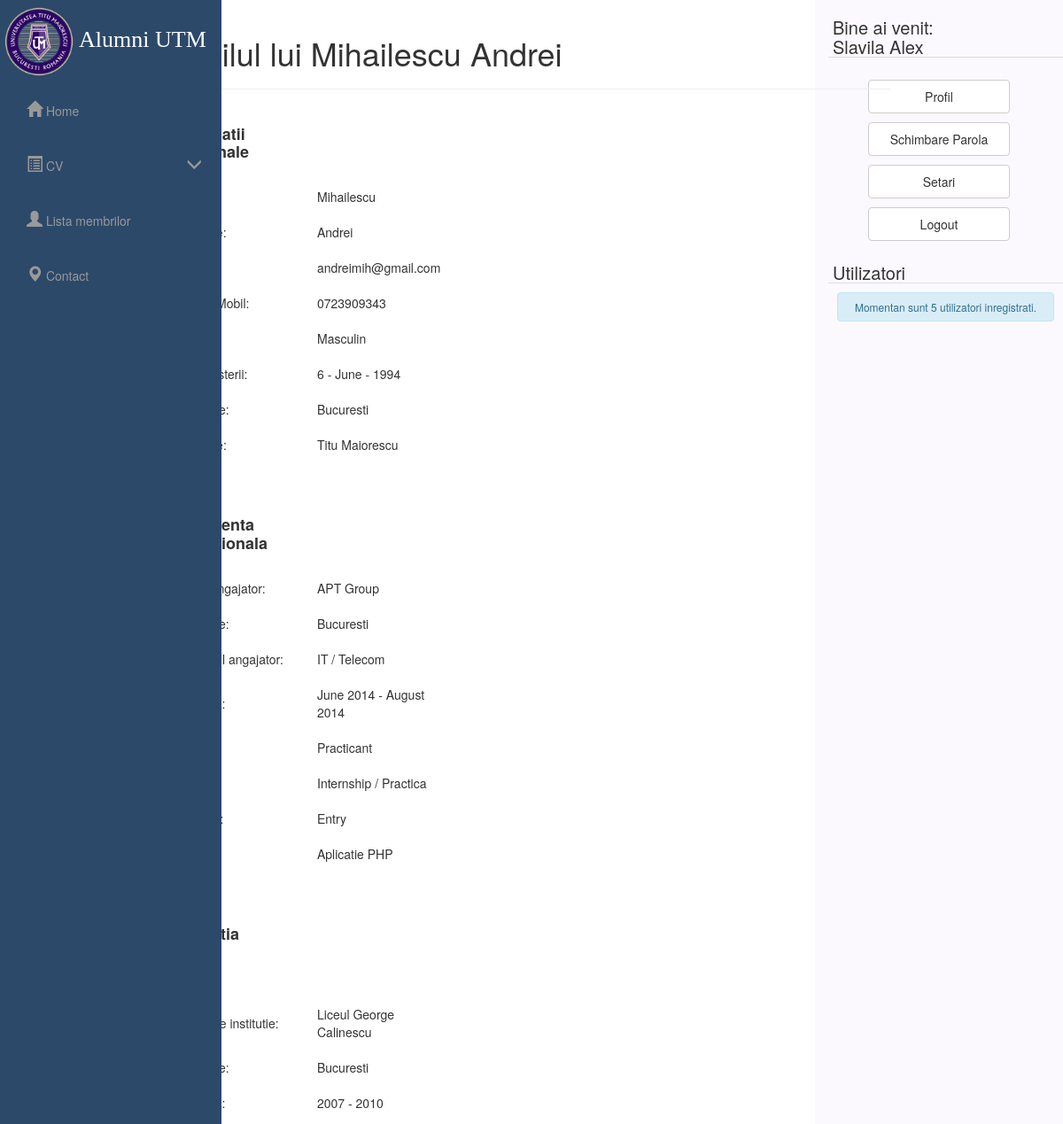
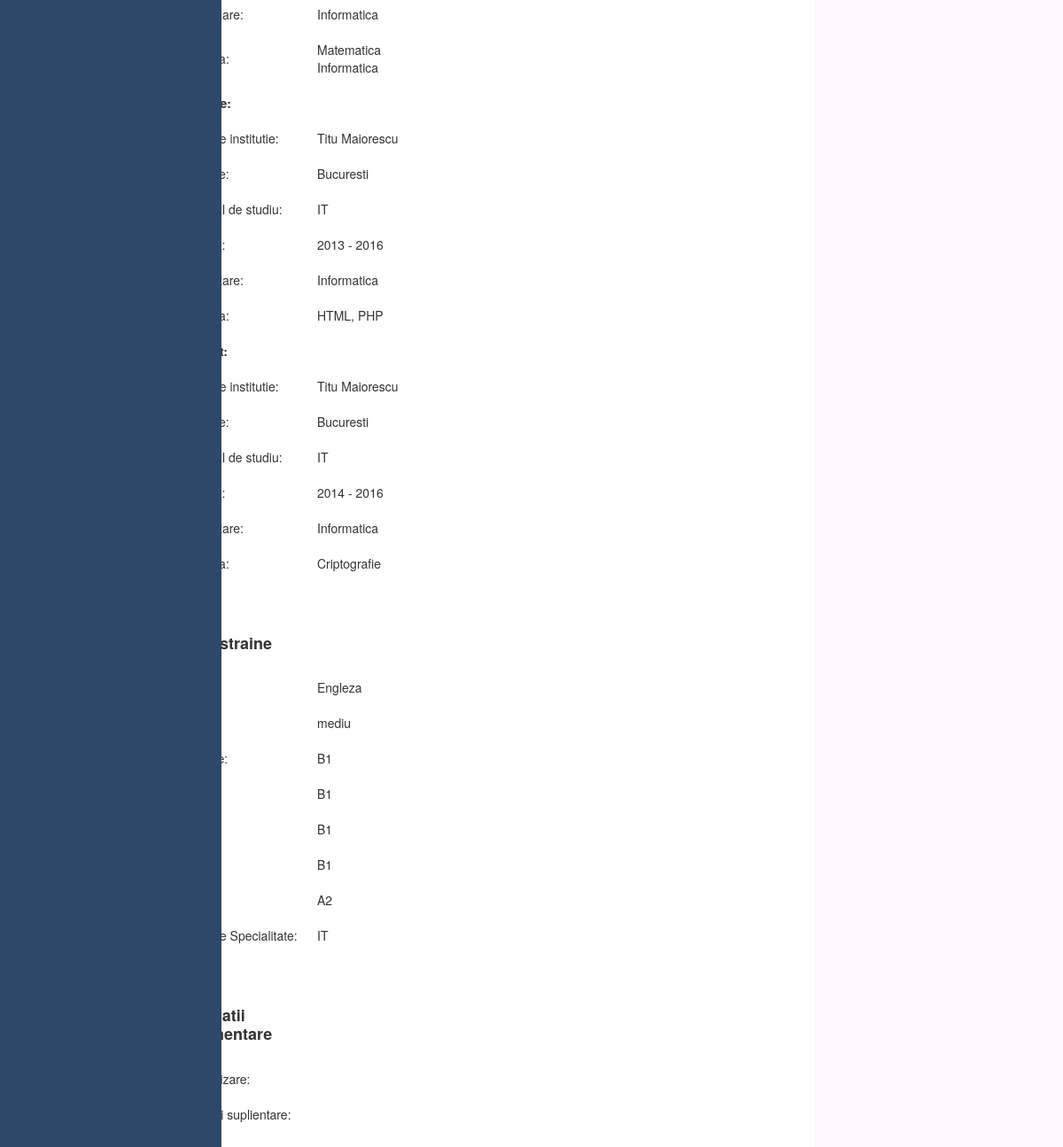
Page /lr/andrei (signed in) on the committed database (2 pictures, top to bottom).
### tables this page shows
CREATE TABLE `users` (
  `user_id` int(11) NOT NULL,
  `username` varchar(32) NOT NULL,
  `password` varchar(32) NOT NULL,
  `first_name` varchar(32) NOT NULL,
  `initiala_tata` varchar(5) NOT NULL,
  `last_name` varchar(32) NOT NULL,
  `email` varchar(1024) NOT NULL,
  `CNP` varchar(20) NOT NULL,
  `active` int(11) NOT NULL DEFAULT '1',
  `type` int(1) NOT NULL DEFAULT '0'
);

### lr/core/functions/users.php (called while the page is built, shortened)
<?php
function user_data($user_id){
	$host = 'localhost';
	$dbname = 'licenta';
	$user = 'root';
	$pass = '';
	try {
		$connection = new PDO('mysql:host='.$host.';dbname='.$dbname,$user,$pass);
	}catch(PDOException $e){
		die($e->getCode());
	}
	$user_id = (int)$user_id;
	$func_num_args = func_num_args();
	$func_get_args = func_get_args();
	if ($func_num_args > 1) {
		unset($func_get_args[0]);
		$fields = '' . implode(', ', $func_get_args) . '';
		$conn = $connection->prepare("SELECT $fields FROM users WHERE user_id = :user_id");
		$conn->bindParam(':user_id', $user_id, PDO::PARAM_STR);
		$conn->execute();
		$data = $conn->fetch(PDO::FETCH_OBJ);
		return ($data);
	}
}
function user_exists($username) {
	$username=sanitize($username);
	$host = 'localhost';
	$dbname = 'licenta';
	$user = 'root';
	$pass = '';
	try {
		$connection = new PDO('mysql:host='.$host.';dbname='.$dbname,$user,$pass);
	}catch(PDOException $e){
		die($e->getCode());
	}
	$conn = $connection->prepare('SELECT * FROM users WHERE username = :user');
	$conn->bindParam(':user', $username, PDO::PARAM_STR);
	$conn->execute();
	if($conn->rowCount() == 1){
		return true;
	}else {
		return false;
	}
}
function user_id_from_username($username){
	$username=sanitize($username);
	$host = 'localhost';
	$dbname = 'licenta';
	$user = 'root';
	$pass = '';
	try {
		$connection = new PDO('mysql:host='.$host.';dbname='.$dbname,$user,$pass);
	}catch(PDOException $e){
		die($e->getCode());
	}
	$conn = $connection->prepare('SELECT * FROM users WHERE username = :user');
	$conn->bindParam(':user', $username, PDO::PARAM_STR);
	$conn->execute();
	$row = $conn->fetch(PDO::FETCH_OBJ);
	return $row->user_id;
}
?>

### lr/core/init.php (called while the page is built, shortened)
<?php
	require 'functions/general.php';
	require 'functions/users.php';
	if (logged_in() === true) {
		$session_user_id = $_SESSION['user_id'];
		$user_data = user_data($session_user_id, 'user_id', 'username', 'password', 'first_name', 'last_name', 'email', 'type');
	}
?>

### lr/core/functions/general.php (called while the page is built, shortened)
<?php
	function sanitize($data) {
		$data1 = htmlentities($data);
		$data1 = htmlspecialchars($data1);
		return $data1;
	}
	function cv_exists($session_user_id){
	$host = 'localhost';
	$dbname = 'licenta';
	$user = 'root';
	$pass = '';
	try {
		$connection = new PDO('mysql:host='.$host.';dbname='.$dbname,$user,$pass);
		$connection->setAttribute(PDO::ATTR_ERRMODE, PDO::ERRMODE_EXCEPTION);
	}catch(PDOException $e){
		die($e->getCode());
	}
	$verificare = $connection->prepare
	('SELECT id_user FROM cv WHERE id_user = :session_user_id');
	$verificare->bindParam(':session_user_id', $session_user_id, PDO::PARAM_INT);
	$verificare->execute();
	if($verificare->rowCount() == 1)
	    {
	        return true;
	    }
	else
	    {
	        return false;
	    }
	}
?>

### lr/profile.php (the view, shortened to what this page needs)
<?php
include 'core/init.php';
include 'includes/overall/header.php';
?>
<div class="col-md-10 col-md-offset-0">
<?php
if (isset($_GET['username']) === true && empty($_GET['username']) === false) {
	$username = $_GET['username'];
	if (user_exists($username) === true) {
		$user_id = user_id_from_username($username);
		$profile_data = user_data($user_id, 'first_name', 'last_name', 'email');
		?>
			<h1>Profilul lui <?php echo $profile_data->first_name . ' ' . $profile_data->last_name;?></h1><hr>
<?php
if(cv_exists($user_id) === true)
{
			$selectare = $connection->prepare('SELECT datePersonale FROM cv WHERE id_user = :user_id');
			$selectare->bindParam(':user_id', $user_id, PDO::PARAM_INT);
			$selectare->execute();
			$row = $selectare->fetch(PDO::FETCH_OBJ);
			$selectionResult = $row->datePersonale;
			$arrayResult = unserialize($selectionResult);
		?>
				<table style="width:40%">
				  <tr>
				    <td><h4><strong>Informatii Personale</strong></h4></td>
				  </tr>
				  <tr>
				    <td>Nume:</td>
				    <td><?php echo $arrayResult['tab1_nume']; ?></td>
				  </tr>
				  <tr>
				    <td>Prenume:</td>
				    <td><?php echo $arrayResult['tab1_prenume']; ?></td>
				  </tr>
				  <tr>
				    <td>Email:</td>
				    <td><?php echo $arrayResult['tab1_email']; ?></td>
				  </tr>
				  <tr>
				    <td>Telefon Mobil:</td>
				    <td><?php echo $arrayResult['tab1_telefon']; ?></td>
				  </tr>
				  <tr>
				    <td>Sex:</td>
				    <td><?php echo $arrayResult['tab1_sex']; ?></td>
				  </tr>
				  <tr>
				    <td>Data Nasterii:</td>
				    <td>
				    <?php
				    echo $arrayResult['tab1_ziua'];
				    echo " - ";
				    echo $arrayResult['tab1_luna'];
				    echo " - ";
				    echo $arrayResult['tab1_an'];
				    ?>
				    </td>
				  </tr>
				  <tr>
				    <td>Localitate:</td>
				    <td><?php echo $arrayResult['tab1_localitate']; ?></td>
				  </tr>
				  <tr>
				    <td>Facultate:</td>
				    <td><?php echo $arrayResult['tab1_facultate']; ?></td>
				  </tr>
				  <tr>
				    <td><br></td>
				  </tr>
				  <tr>
				    <td><h4><strong>Experienta profesionala</strong></h4></td>
				  </tr>
				  <tr>
				    <td>Nume Angajator:</td>
				    <td><?php echo $arrayResult['tab2_nume_angajator']; ?></td>
				  </tr>
				  <tr>
				    <td>Localitate:</td>
				    <td><?php echo $arrayResult['tab2_localitate']; ?></td>
				  </tr>
				  <tr>
				    <td>Domeniul angajator:</td>
				    <td><?php echo $arrayResult['tab2_domeniu_angajator']; ?></td>
				  </tr>
				  <tr>
				    <td>Perioada:</td>
				    <td>
				    <?php
				     echo $arrayResult['tab2_perioada_luna'];
				     echo $arrayResult['tab2_perioada_an'];
				     echo " - ";
				     echo $arrayResult['tab2_perioada_luna2'];
				     echo $arrayResult['tab2_perioada_an2'];
				    ?>
				    </td>
				  </tr>
				  <tr>
				    <td>Functia:</td>
				    <td><?php echo $arrayResult['tab2_functia']; ?></td>
				  </tr>
				  <tr>
				    <td>Tip job:</td>
				    <td><?php echo $arrayResult['tab2_tip_job']; ?></td>
				  </tr>
				  <tr>
				    <td>Nivel job:</td>
				    <td><?php echo $arrayResult['tab2_nivel_job']; ?></td>
				  </tr>
				  <tr>
				    <td>Activitati:</td>
				    <td><?php echo $arrayResult['tab2_activitati']; ?></td>
				  </tr>
				  <tr>
				    <td><br></td>
				  </tr>
				  <tr>
				    <td><h4><strong>Educatia</strong></h4></td>
				  </tr>
				  <tr>
				    <td><strong>Liceu:</strong></td>
				  </tr>
				   <tr>
				    <td>Denumire institutie:</td>
				    <td><?php echo $arrayResult['tab3_denumire']; ?></td>
				  </tr>
				  <tr>
				    <td>Localitate:</td>
				    <td><?php echo $arrayResult['tab3_localitate']; ?></td>
				  </tr>
				  <tr>
				  	<td>Perioada:</td>
				    <td>
				    <?php
				    echo $arrayResult['tab3_an1'];
				    echo " - ";
				    echo $arrayResult['tab3_an2'];
				    ?>
				    </td>
				  </tr>
				  <tr>
				    <td>Specializare:</td>
				    <td><?php echo $arrayResult['tab3_specializare']; ?></td>
				  </tr>
				  <tr>
				    <td>Disciplina:</td>
				    <td><?php echo $arrayResult['tab3_disciplina']; ?></td>
				  </tr>
				  <tr>
				    <td><strong>Facultate:</strong></td>
				  </tr>
				   <tr>
				    <td>Denumire institutie:</td>
				    <td><?php echo $arrayResult['tab3_fac_denumire']; ?></td>
				  </tr>
				  <tr>
				    <td>Localitate:</td>
				    <td><?php echo $arrayResult['tab3_fac_localitate']; ?></td>
				  </tr>
				  <tr>
				    <td>Domeniul de studiu:</td>
				    <td><?php echo $arrayResult['tab3_fac_domeniul']; ?></td>
				  </tr>
				  <tr>
				  	<td>Perioada:</td>
				    <td>
				    <?php
				    echo $arrayResult['tab3_fac_an1'];
				    echo " - ";
				    echo $arrayResult['tab3_fac_an2'];
				    ?>
				    </td>
				  </tr>
				  <tr>
				    <td>Specializare:</td>
				    <td><?php echo $arrayResult['tab3_fac_specializare']; ?></td>
				  </tr>
				  <tr>
				    <td>Disciplina:</td>
				    <td><?php echo $arrayResult['tab3_fac_disciplina']; ?></td>
				  </tr>
				  <tr>
				    <td><strong>Masterat:</strong></td>
				  </tr>
				   <tr>
				    <td>Denumire institutie:</td>
				    <td><?php echo $arrayResult['tab3_mas_denumire']; ?></td>
				  </tr>
				  <tr>
				    <td>Localitate:</td>
				    <td><?php echo $arrayResult['tab3_mas_localitate']; ?></td>
				  </tr>
				  <tr>
				    <td>Domeniul de studiu:</td>
				    <td><?php echo $arrayResult['tab3_mas_domeniul']; ?></td>
				  </tr>
				  <tr>
				  	<td>Perioada:</td>
				    <td>
				    <?php
				    echo $arrayResult['tab3_mas_an1'];
				    echo " - ";
				    echo $arrayResult['tab3_mas_an2'];
				    ?>
				    </td>
				  </tr>
				  <tr>
				    <td>Specializare:</td>
				    <td><?php echo $arrayResult['tab3_mas_specializare']; ?></td>
				  </tr>
				  <tr>
				    <td>Disciplina:</td>
				    <td><?php echo $arrayResult['tab3_mas_disciplina']; ?></td>
				  </tr>
				  <tr>
				    <td><br></td>
				  </tr>
				  <tr>
				    <td><h4><strong>Limbi straine</strong></h4></td>
				  </tr>
				  <tr>
				    <td>Limba:</td>
				    <td><?php echo $arrayResult['tab4_limba']; ?></td>
				  </tr>
				  <tr>
				    <td>Nivel:</td>
				    <td><?php echo $arrayResult['tab4_nivel']; ?></td>
				  </tr>
				  <tr>
				    <td>Ascultare:</td>
				    <td><?php echo $arrayResult['tab4_ascultare']; ?></td>
				  </tr>
				  <tr>
				    <td>Citire:</td>
				    <td><?php echo $arrayResult['tab4_citire']; ?></td>
				  </tr>
				  <tr>
				    <td>Vorbire:</td>
				    <td><?php echo $arrayResult['tab4_vorbire']; ?></td>
				  </tr>
				  <tr>
				    <td>Discurs:</td>
				    <td><?php echo $arrayResult['tab4_discurs']; ?></td>
				  </tr>
				  <tr>
				    <td>Scriere:</td>
				    <td><?php echo $arrayResult['tab4_scriere']; ?></td>
				  </tr>
				  <tr>
				    <td>Limbaj de Specialitate:</td>
				    <td><?php echo $arrayResult['tab4_limbaj_specialitate']; ?></td>
				  </tr>
				  <tr>
				    <td><br></td>
				  </tr>
				  <tr>
				    <td><h4><strong>Informatii suplimentare</strong></h4></td>
				  </tr>
				  <tr>
				    <td>Caracterizare:</td>
				    <td><?php echo $arrayResult['tab6_caracterizare']; ?></td>
				  </tr>
				  <tr>
				    <td>Informatii suplientare:</td>
				    <td><?php echo $arrayResult['tab6_informatii']; ?></td>
				  </tr>
				  <tr>
				    <td>Hobby:</td>
				    <td><?php echo $arrayResult['tab6_hobby']; ?></td>
				  </tr>
				</table>
<?php
}
else{
	echo '<div class="alert alert-info user-count" role="alert">';
    echo "<h5>Utilizatorul inca nu si-a completat CV-ul.</h5>";
    echo '</div>';
}
	}
	else
	{
		echo 'Ne cerem scuze dar utilizatorul nu exista.';
	}
}
else
{
	header('Location: index.php');
	exit();
}
include 'includes/overall/footer.php';
?>

### lr/includes/widgets/loggedin.php
<div class="widget">
<h2><?php echo 'Bine ai venit:<br> ' . $user_data->first_name . ' ' . $user_data->last_name ?></h2>
</div>
<div class="inner">
<div class="btn-group-vertical button-space" role="group" aria-label="...">
<form action="<?php echo $user_data->username;?>" method="post">
<button type="submit" class="btn btn-default widget-button hover1">Profil</button>
</form>
<form action="changepassword.php" method="post">
<button type="submit" class="btn btn-default widget-button hover1">Schimbare Parola</button>
</form>
<form action="settings.php" method="post">
<button type="submit" class="btn btn-default widget-button hover1">Setari</button>
</form>
<form action="logout.php" method="post">
<button type="submit" class="btn btn-default widget-button hover1">Logout</button>
</form>
</div>
</div>

### lr/css/simple-sidebar.css (style rules this page uses)
.widget { margin-bottom:20px; }
.widget h2 { margin:0 0 10px 0; padding:0 5px; font-weight:normal; border-bottom:1px solid #ddd; margin-top: 20px; font-size: 20px; }
.widget-button { width: 160px !important; margin: 5px; padding: 8px; }
.button-space { margin-left: 40px; }
td, th { padding: 10px; }
td { padding: -5px; }

### rows in the picture
users: first_name "Slavila", last_name "Alex"
users: first_name "Mihailescu", last_name "Andrei"

### other values in the picture
$este "sunt"
$user_count "5"
$suffix "i"
$inregistrat "inregistrati"
$arrayResult['tab1_nume'] "Mihailescu"
$arrayResult['tab1_prenume'] "Andrei"
$arrayResult['tab1_email'] "andreimih@gmail.com"
$arrayResult['tab1_telefon'] "0723909343"
$arrayResult['tab1_sex'] "Masculin"
$arrayResult['tab1_ziua'] "6"
$arrayResult['tab1_luna'] "June"
$arrayResult['tab1_an'] "1994"
$arrayResult['tab1_localitate'] "Bucuresti"
$arrayResult['tab1_facultate'] "Titu Maiorescu"
$arrayResult['tab2_nume_angajator'] "APT Group"
